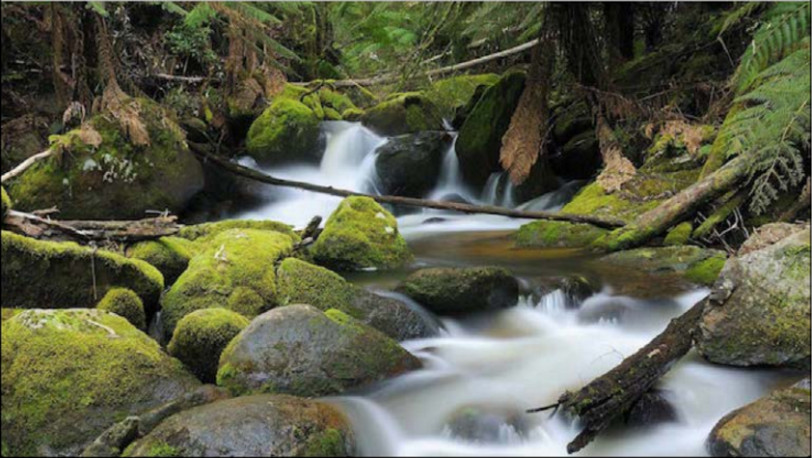
#> input picture 04_histo_alumnos/input.jpg, 812 x 458 px
$ python hist_equalize.py --image input.jpg
#> lines starting #> are read from the running program, lines starting #| are printed output that depends on the picture
import matplotlib.pyplot as plt
import numpy as np
import argparse
import cv2

# Main program ***************************************
ap = argparse.ArgumentParser()
ap.add_argument("-i", "--image", required = True, help = "Path to the input image")
ap.add_argument("-o", "--output", required = False, help = "Name to the output image")
arg = ap.parse_args()
args = vars(arg)

#reading the input image as it is
input_image = cv2.imread(args["image"],cv2.IMREAD_UNCHANGED)
#> input_image is the input picture: shape (458, 812, 3); mean B, G, R 72.5, 93.3, 91.1
#number of channels
if(len(input_image.shape) == 2):
    n_channels = 1
else:
    n_channels = 3

if n_channels == 1:
    image = input_image
else:
    image = cv2.cvtColor(input_image, cv2.COLOR_BGR2RGB)

# equalization is applyed to the input image
if n_channels == 1:
    image_eq = cv2.equalizeHist(image)
else:
    #equalization is performed based on a HSV color space (using V channel)
    H, S, V = cv2.split(cv2.cvtColor(image, cv2.COLOR_RGB2HSV))
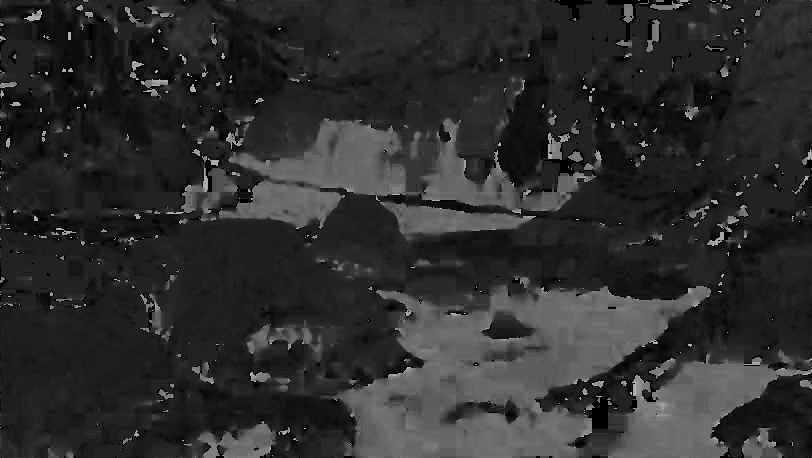
#> H: shape (458, 812); min 0, max 178, mean 46
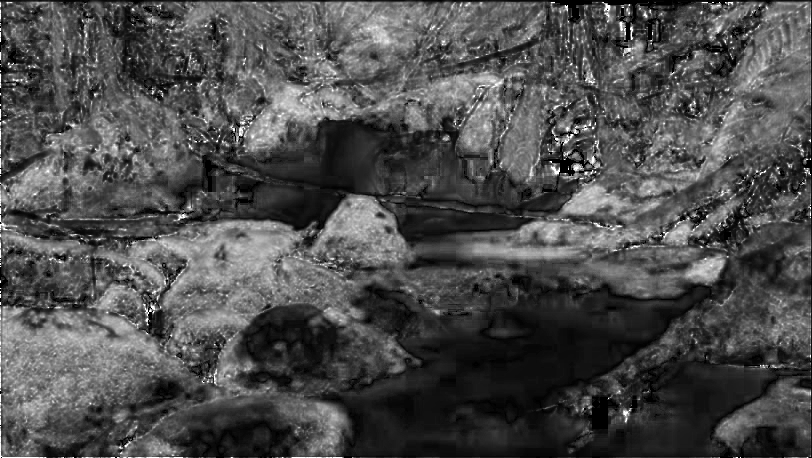
#> S: shape (458, 812); min 0, max 255, mean 76.8
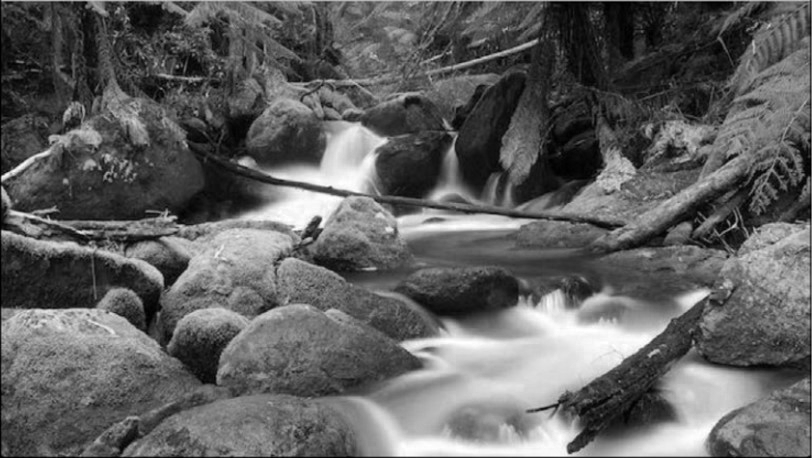
#> V: shape (458, 812); min 0, max 255, mean 96.9
    eq_V = cv2.equalizeHist(V)
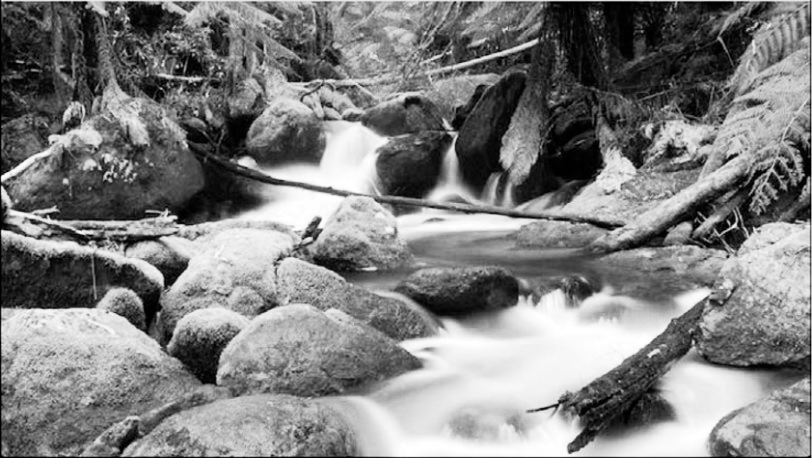
#> eq_V: shape (458, 812); min 0, max 255, mean 128.1
    image_eq = cv2.cvtColor(cv2.merge([H, S, eq_V]), cv2.COLOR_HSV2RGB)
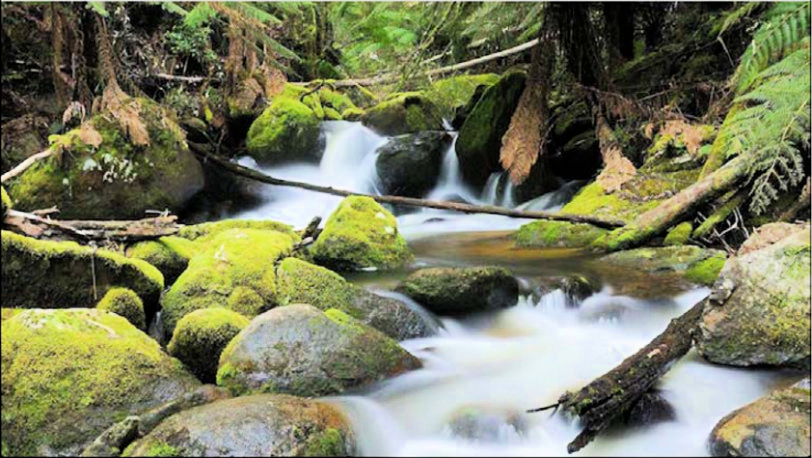
#> image_eq: shape (458, 812, 3); mean R, G, B 120.4, 123.2, 94.2

#se genera una figura para mostrar los resultados con matplotlib
fig=plt.figure(figsize=(14,10))
#se maqueta el diseño del grafico
ax1=fig.add_subplot(2,3,1)
ax2=fig.add_subplot(2,3,2)
ax3=fig.add_subplot(2,3,3)
ax4=fig.add_subplot(2,3,4)
ax5=fig.add_subplot(2,3,5)
ax6=fig.add_subplot(2,3,6)


#se dibuja el histograma de imagen original
if n_channels == 1:
    #se dibuja la imagen original
    img = cv2.merge([image,image,image])
    ax1.imshow(img, cmap='gray')
    ax1.set_title('Original image')
    hist = cv2.calcHist([image], [0], None, [256], [0, 256])
    ax2.plot(hist)
    histcum = np.cumsum(hist)
    ax3.plot(histcum)
else:
    #se dibuja la imagen original
    ax1.imshow(image)
    ax1.set_title('Original image')
    colors = ("r", "g", "b")
    chans = cv2.split(image)
    for (chan, color) in zip (chans, colors):
        hist = cv2.calcHist([chan], [0], None, [256], [0, 256])
        histcum = np.cumsum(hist)
        ax2.plot(hist, color = color)
        ax3.plot(histcum, color = color)
#> this loop made 3 passes
#> color on passes 1 to 3: 'r', 'g', 'b'

ax2.set_title('Histogram')
ax3.set_title('Cumulative Histogram')

#se dibuja el histograma de la imagen corregida
if n_channels == 1:
    #se dibuja la imagen corregida
    img_eq = cv2.merge([image_eq,image_eq,image_eq])
    ax4.imshow(img_eq, cmap='gray')
    ax4.set_title('Equalization')
    hist = cv2.calcHist([image_eq], [0], None, [256], [0, 256])
    ax5.plot(hist)
    histcum = np.cumsum(hist)
    ax6.plot(histcum)
else:
    #se dibuja la imagen corregida
    ax4.imshow(image_eq)
    ax4.set_title('Equalization')
    colors = ("r", "g", "b")
    chans = cv2.split(image_eq)
    for (chan, color) in zip (chans, colors):
        hist = cv2.calcHist([chan], [0], None, [256], [0, 256])
        ax5.plot(hist, color = color)
        histcum = np.cumsum(hist)
        ax6.plot(histcum, color = color)

ax5.set_title('Equalization Histogram')
ax6.set_title('Cumulative Histogram')
plt.show()
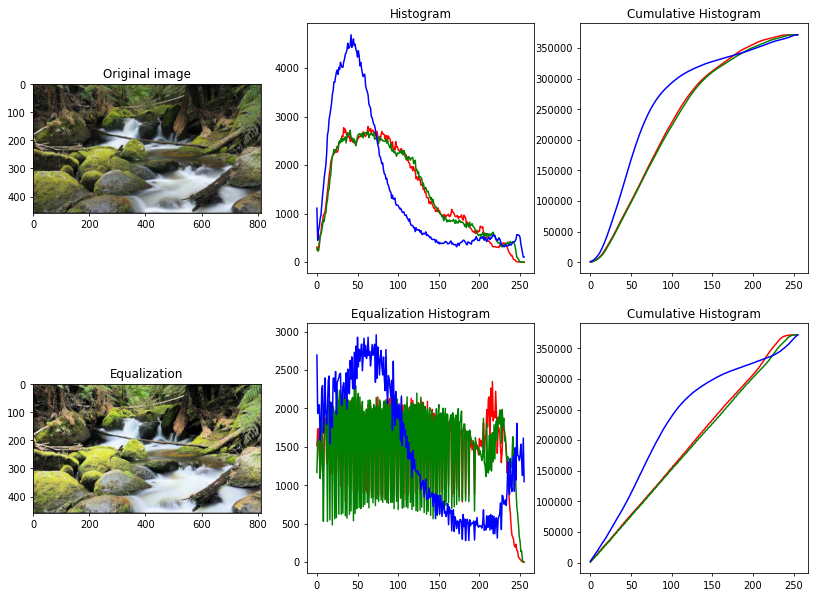
#> figure drawn by matplotlib, 6 panels; panel 2: curve peaks at x = 63, y = 2795; panel 2: curve peaks at x = 41, y = 2715; panel 2: curve peaks at x = 42, y = 4684; panel 3: curve peaks at x = 254, y = 371896
